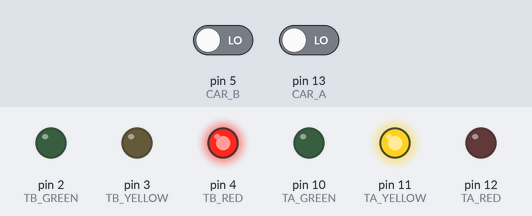
A sketch run on a simulated Arduino Uno, built with avr-gcc and run on an emulated ATmega328P. Parts: output pins drawn as LEDs (lit = HIGH). The test bench sets the inputs (shaded band); at power-on: pin 5 (CAR_B) LOW, pin 13 (CAR_A) LOW. What the sketch prints to the serial monitor is not drawn.

Above: at 1.1 s.
At 23.3 s:
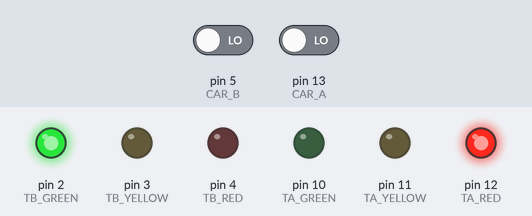
23.4 s: pin 5 (CAR_B) driven LOW
At 24.5 s:
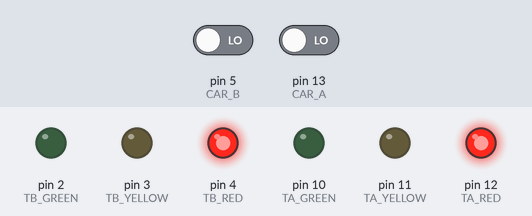
Timing chart, 0 to 34.5 s (numbered marks = the images above; inputs shaded):
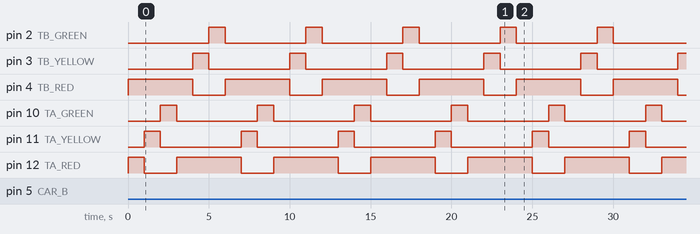

The sketch:

main.ino
```cpp
#define CAR_A 13
#define TA_RED 12
#define TA_YELLOW 11
#define TA_GREEN 10

#define CAR_B 5
#define TB_RED 4
#define TB_YELLOW 3
#define TB_GREEN 2

void setup() {
    Serial.begin(9600); // open the serial port at 9600 bps:

    pinMode(CAR_A, INPUT);
    pinMode(TA_RED, OUTPUT);
    pinMode(TA_YELLOW, OUTPUT);
    pinMode(TA_GREEN, OUTPUT);

    pinMode(CAR_B, INPUT);
    pinMode(TB_RED, OUTPUT);
    pinMode(TB_YELLOW, OUTPUT);
    pinMode(TB_GREEN, OUTPUT);

    // pinMode(RESISTOR, INPUT);
}

int direct = 1;

void loop() {
    Serial.print("loop");
    // Serial.println();
    // Serial.println(analogRead(A1));

    if (digitalRead(CAR_A) == HIGH) {
        direct = 1;
    } else if (digitalRead(CAR_B) == HIGH) {
        direct = 2;
    }

    if (direct == 1) {
        // Change TB
        digitalWrite(TB_RED, HIGH);
        digitalWrite(TB_YELLOW, LOW);
        digitalWrite(TB_GREEN, LOW);

        digitalWrite(TA_RED, HIGH);
        delay(1000);

        digitalWrite(TA_RED, LOW);
        digitalWrite(TA_YELLOW, HIGH);
        delay(1000);

        digitalWrite(TA_YELLOW, LOW);
        digitalWrite(TA_GREEN, HIGH);
        delay(1000);
        digitalWrite(TA_GREEN, LOW);

        direct = 2;
    } else if (direct == 2) {
        // Change TA
        digitalWrite(TA_RED, HIGH);
        digitalWrite(TA_YELLOW, LOW);
        digitalWrite(TA_GREEN, LOW);

        digitalWrite(TB_RED, HIGH);
        delay(1000);

        digitalWrite(TB_RED, LOW);
        digitalWrite(TB_YELLOW, HIGH);
        delay(1000);

        digitalWrite(TB_YELLOW, LOW);
        digitalWrite(TB_GREEN, HIGH);
        delay(1000);
        digitalWrite(TB_GREEN, LOW);

        direct = 1;
    }
}
```

Measured:
- by itself, pin 2 (TB_GREEN), pin 3 (TB_YELLOW), pin 10 (TA_GREEN), pin 11 (TA_YELLOW): alternates HIGH for 1.0 s and LOW for 5.0 s
- by itself, pin 4 (TB_RED): alternates HIGH for 4.0 s and LOW for 2.0 s
- by itself, pin 12 (TA_RED): repeats every 6.0 s: LOW 2.0 s, HIGH 4.0 s
